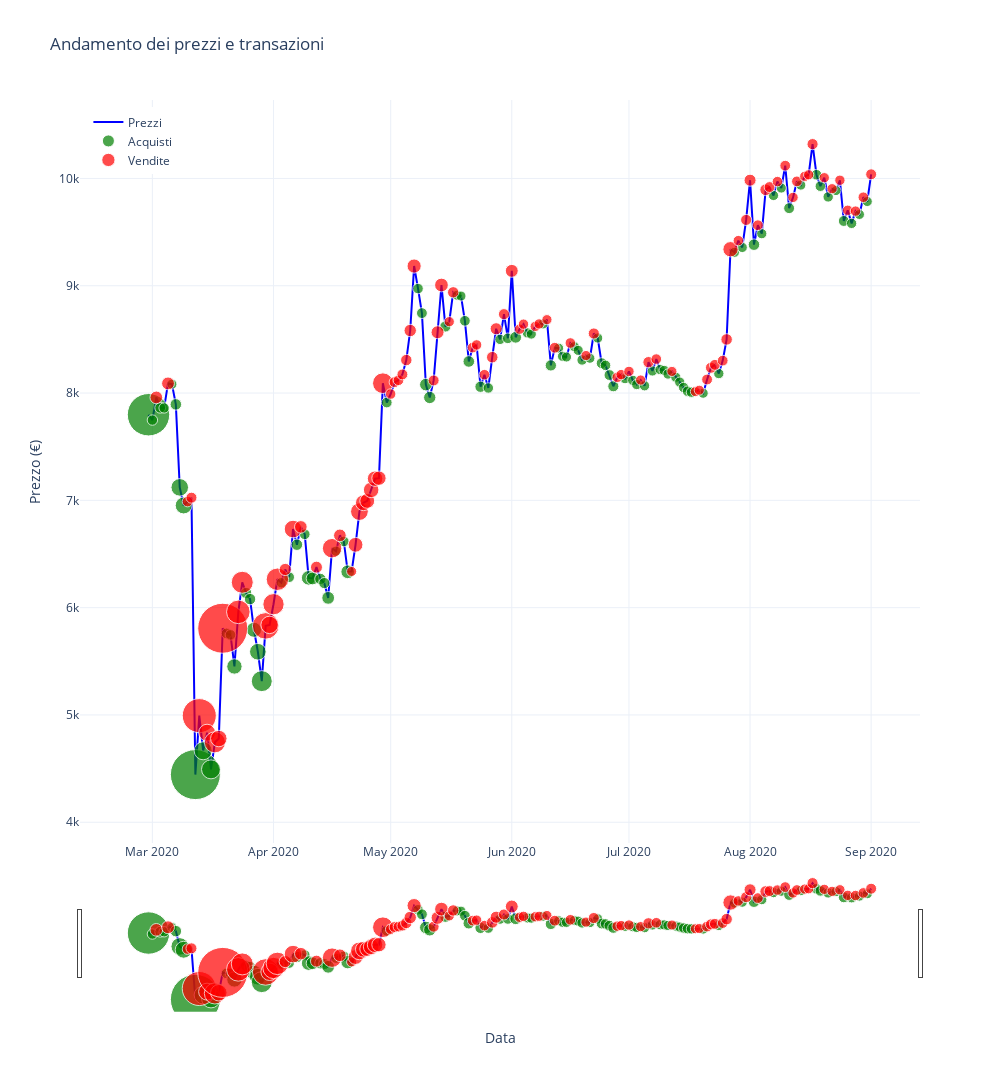

The notebook cell this image was saved under:
### Code cell
# Filtraggio delle transazioni per Acquisti e Vendite
acquisti = df_transazioni[df_transazioni['azione'] == 'Acquisto']
vendite = df_transazioni[df_transazioni['azione'] == 'Vendita']

# Calcolo delle dimensioni dei punti in base alla liquidità transatta in ogni operazione
max_acquisto = acquisti['liquidita_transazione'].abs().max()
max_vendita = vendite['liquidita_transazione'].abs().max()

def calcola_dimensione(quantita, max_quantita, min_size=10, max_size=50):
    return min_size + (max_size - min_size) * (quantita / max_quantita) if pd.notna(quantita) and max_quantita != 0 else None

# Dimensioni dei punti per acquisti e vendite
dimensioni_acquisti = acquisti['liquidita_transazione'].abs().apply(lambda x: calcola_dimensione(x, max_acquisto))
dimensioni_vendite = vendite['liquidita_transazione'].abs().apply(lambda x: calcola_dimensione(x, max_vendita))

# Funzione per formattare i valori
def safe_format(value, precision=2):
    return f"{value:.{precision}f}" if pd.notna(value) else "None"

# Creazione del grafico dei prezzi con le transazioni
fig = go.Figure()

# Linea dell'andamento dei prezzi
fig.add_trace(go.Scatter(
    x=df_transazioni['timestamp'], 
    y=df_transazioni['prezzo'],
    mode='lines',
    name='Prezzi',
    line=dict(color='blue', width=2),
    text=[
        f"Timestamp: {data}<br>Prezzo: {safe_format(p)} €<br>Fattore di variazione: {fv or 'None'}<br>Fattore di variazione cumulativa: {fvc or 'None'}<br>Obiettivo: {safe_format(obj)} €<br>Valore totale portafoglio: {safe_format(val)} €"
        for data, p, fv, fvc, obj, val in zip(
            df_transazioni['timestamp'], 
            df_transazioni['prezzo'], 
            df_transazioni['fattore_di_variazione'], 
            df_transazioni['fattore_di_variazione_cumulativa'], 
            df_transazioni['obiettivo'], 
            df_transazioni['valore_totale_portafoglio']
        )
    ],
    hoverinfo='text'
))

# Scatter plot per gli acquisti
if len(acquisti) > 0:
    fig.add_trace(go.Scatter(
        x=acquisti['timestamp'], 
        y=acquisti['prezzo'],
        mode='markers', 
        name='Acquisti',
        marker=dict(color='green', size=dimensioni_acquisti, opacity=0.7),
        text=[
            f"Timestamp: {data}<br>Prezzo: {safe_format(p)} €<br>Liquidità spesa: {safe_format(euro)} €<br>Bitcoin acquistati: {btc or 'None'}"
            for data, p, euro, btc in zip(
                acquisti['timestamp'], 
                acquisti['prezzo'], 
                acquisti['liquidita_transazione'], 
                acquisti['bitcoin_transazione']
            )
        ],
        hoverinfo='text'
    ))

# Scatter plot per le vendite
if len(vendite) > 0:
    fig.add_trace(go.Scatter(
        x=vendite['timestamp'], 
        y=vendite['prezzo'],
        mode='markers', 
        name='Vendite',
        marker=dict(color='red', size=dimensioni_vendite, opacity=0.7),
        text=[
            f"Timestamp: {data}<br>Prezzo: {safe_format(p)} €<br>Liquidità guadagnata: {safe_format(euro)} €<br>Bitcoin venduti: {btc or 'None'}"
            for data, p, euro, btc in zip(
                vendite['timestamp'], 
                vendite['prezzo'], 
                vendite['liquidita_transazione'], 
                vendite['bitcoin_transazione']
            )
        ],
        hoverinfo='text'
    ))

# Configurazione del layout con range slider sull'asse X
fig.update_layout(
    title='Andamento dei prezzi e transazioni',
    xaxis_title='Data',
    yaxis_title='Prezzo (€)',
    hovermode='closest',
    template='plotly_white',
    legend=dict(yanchor="top", y=0.99, xanchor="left", x=0.01),
    width=1000,
    height=7 / 10 * 1600,
    
    # Aggiunta del range slider
    xaxis=dict(
        rangeslider=dict(visible=True),  # Abilita il range slider
        type="date"  # Imposta l'asse x come asse temporale
    )
)

# Mostra il grafico
fig.show()

### Figure 1 — Plotly figure (JSON) as saved in the notebook; plotly's stock layout.template omitted (floating-point values rounded to 4 significant figures; data arrays with more than 128 entries replaced by an {"elided": "..."} marker saying what was removed)
{"data": [{"hoverinfo": "text", "line": {"color": "blue", "width": 2}, "mode": "lines", "name": "Prezzi", "text": {"elided": "186 str values"}, "type": "scatter", "x": {"elided": "186 str values"}, "y": {"elided": "186 float values"}}, {"hoverinfo": "text", "marker": {"color": "green", "opacity": 0.7, "size": [42.4, 10.42, 10.78, 10.41, 10.06, 11.52, 17.59, 16.9, 50, 18.06, 19.0, 10.76, 10.6, 15.39, 11.28, 11.4, 15.08, 16.69, 20.98, 10.37, 10.8, 11.47, 10.69, 14.6, 12.81, 11.33, 11.17, 12.76, 10.33, 10.66, 13.71, 10.72, 10.52, 10.87, 12.57, 12.32, 11.12, 10.08, 10.06, 10.73, 11.61, 11.31, 10.43, 10.3, 10.67, 11.73, 10.25, 10.16, 10.0, 11.3, 10.01, 10.24, 10.15, 10.11, 10.16, 10.4, 10.08, 10.13, 10.82, 10.53, 10.84, 11.11, 10.15, 10.32, 10.31, 10.21, 10.31, 10.36, 10.22, 10.33, 10.21, 10.29, 10.41, 10.45, 10.43, 10.12, 10.32, 10.08, 10.18, 11.54, 10.21, 10.19, 10.14, 10.94, 10.08, 10.63, 10.58, 10.43, 10.04, 10.92, 10.31, 10.08, 10.1]}, "mode": "markers", "name": "Acquisti", "text": ["Timestamp: 2020-02-29 00:00:00<br>Prezzo: 7798.03 €<br>Liquidità spesa: -50.00 €<br>Bitcoin acquistati: 0.006411879208461026", "Timestamp: 2020-03-01 00:00:00<br>Prezzo: 7748.16 €<br>Liquidità spesa: -0.64 €<br>Bitcoin acquistati: 8.278954330976709e-05", "Timestamp: 2020-03-03 00:00:00<br>Prezzo: 7862.49 €<br>Liquidità spesa: -1.20 €<br>Bitcoin acquistati: 0.00015259450929793158", "Timestamp: 2020-03-04 00:00:00<br>Prezzo: 7861.06 €<br>Liquidità spesa: -0.63 €<br>Bitcoin acquistati: 8.00336499053136e-05", "Timestamp: 2020-03-06 00:00:00<br>Prezzo: 8082.74 €<br>Liquidità spesa: -0.09 €<br>Bitcoin acquistati: 1.052024721895687e-05", "Timestamp: 2020-03-07 00:00:00<br>Prezzo: 7894.34 €<br>Liquidità spesa: -2.35 €<br>Bitcoin acquistati: 0.00029732644393190815", "Timestamp: 2020-03-08 00:00:00<br>Prezzo: 7121.03 €<br>Liquidità spesa: -11.71 €<br>Bitcoin acquistati: 0.0016443906119059041", "Timestamp: 2020-03-09 00:00:00<br>Prezzo: 6952.21 €<br>Liquidità spesa: -10.65 €<br>Bitcoin acquistati: 0.0015318993834909", "Timestamp: 2020-03-12 00:00:00<br>Prezzo: 4444.24 €<br>Liquidità spesa: -61.74 €<br>Bitcoin acquistati: 0.013891273094342849", "Timestamp: 2020-03-14 00:00:00<br>Prezzo: 4666.31 €<br>Liquidità spesa: -12.43 €<br>Bitcoin acquistati: 0.0026643120787795444", "Timestamp: 2020-03-16 00:00:00<br>Prezzo: 4493.09 €<br>Liquidità spesa: -13.88 €<br>Bitcoin acquistati: 0.003090270118799336", "Timestamp: 2020-03-20 00:00:00<br>Prezzo: 5759.61 €<br>Liquidità spesa: -1.18 €<br>Bitcoin acquistati: 0.0002046350033116821", "Timestamp: 2020-03-21 00:00:00<br>Prezzo: 5746.33 €<br>Liquidità spesa: -0.92 €<br>Bitcoin acquistati: 0.00016085446735629092", "Timestamp: 2020-03-22 00:00:00<br>Prezzo: 5452.09 €<br>Liquidità spesa: -8.33 €<br>Bitcoin acquistati: 0.001527130039427542", "Timestamp: 2020-03-25 00:00:00<br>Prezzo: 6135.97 €<br>Liquidità spesa: -1.98 €<br>Bitcoin acquistati: 0.00032272552742662646", "Timestamp: 2020-03-26 00:00:00<br>Prezzo: 6079.74 €<br>Liquidità spesa: -2.16 €<br>Bitcoin acquistati: 0.0003557830476968281", "Timestamp: 2020-03-27 00:00:00<br>Prezzo: 5793.70 €<br>Liquidità spesa: -7.84 €<br>Bitcoin acquistati: 0.0013526126885569667", "Timestamp: 2020-03-28 00:00:00<br>Prezzo: 5589.10 €<br>Liquidità spesa: -10.33 €<br>Bitcoin acquistati: 0.001847529853377149", "Timestamp: 2020-03-29 00:00:00<br>Prezzo: 5315.30 €<br>Liquidità spesa: -16.95 €<br>Bitcoin acquistati: 0.0031881604334233053", "Timestamp: 2020-04-03 00:00:00<br>Prezzo: 6232.12 €<br>Liquidità spesa: -0.58 €<br>Bitcoin acquistati: 9.265886119824079e-05", "Timestamp: 2020-04-05 00:00:00<br>Prezzo: 6284.36 €<br>Liquidità spesa: -1.24 €<br>Bitcoin acquistati: 0.00019698249165412622", "Timestamp: 2020-04-07 00:00:00<br>Prezzo: 6586.58 €<br>Liquidità spesa: -2.26 €<br>Bitcoin acquistati: 0.0003434498640780938", "Timestamp: 2020-04-09 00:00:00<br>Prezzo: 6683.56 €<br>Liquidità spesa: -1.06 €<br>Bitcoin acquistati: 0.0001582544656679394", "Timestamp: 2020-04-10 00:00:00<br>Prezzo: 6277.59 €<br>Liquidità spesa: -7.09 €<br>Bitcoin acquistati: 0.0011301477254590812", "Timestamp: 2020-04-11 00:00:00<br>Prezzo: 6272.31 €<br>Liquidità spesa: -4.33 €<br>Bitcoin acquistati: 0.0006904825014066618", "Timestamp: 2020-04-13 00:00:00<br>Prezzo: 6267.41 €<br>Liquidità spesa: -2.06 €<br>Bitcoin acquistati: 0.0003286164251058614", "Timestamp: 2020-04-14 00:00:00<br>Prezzo: 6229.05 €<br>Liquidità spesa: -1.80 €<br>Bitcoin acquistati: 0.0002895473099555149", "Timestamp: 2020-04-15 00:00:00<br>Prezzo: 6091.08 €<br>Liquidità spesa: -4.27 €<br>Bitcoin acquistati: 0.0007004939193170716", "Timestamp: 2020-04-17 00:00:00<br>Prezzo: 6526.13 €<br>Liquidità spesa: -0.51 €<br>Bitcoin acquistati: 7.880900605311361e-05", "Timestamp: 2020-04-19 00:00:00<br>Prezzo: 6616.67 €<br>Liquidità spesa: -1.01 €<br>Bitcoin acquistati: 0.0001530317095993042", "Timestamp: 2020-04-20 00:00:00<br>Prezzo: 6334.22 €<br>Liquidità spesa: -5.73 €<br>Bitcoin acquistati: 0.0009041264928034514", "Timestamp: 2020-04-30 00:00:00<br>Prezzo: 7911.76 €<br>Liquidità spesa: -1.11 €<br>Bitcoin acquistati: 0.0001397174857195485", "Timestamp: 2020-05-08 00:00:00<br>Prezzo: 8973.58 €<br>Liquidità spesa: -0.80 €<br>Bitcoin acquistati: 8.937763413985628e-05", "Timestamp: 2020-05-09 00:00:00<br>Prezzo: 8745.18 €<br>Liquidità spesa: -1.34 €<br>Bitcoin acquistati: 0.0001533103944284245", "Timestamp: 2020-05-10 00:00:00<br>Prezzo: 8078.63 €<br>Liquidità spesa: -3.97 €<br>Bitcoin acquistati: 0.0004911183287503794", "Timestamp: 2020-05-11 00:00:00<br>Prezzo: 7958.57 €<br>Liquidità spesa: -3.57 €<br>Bitcoin acquistati: 0.00044908807278814074", "Timestamp: 2020-05-15 00:00:00<br>Prezzo: 8619.98 €<br>Liquidità spesa: -1.73 €<br>Bitcoin acquistati: 0.0002003795020856015", "Timestamp: 2020-05-18 00:00:00<br>Prezzo: 8911.89 €<br>Liquidità spesa: -0.12 €<br>Bitcoin acquistati: 1.3311167388695405e-05", "Timestamp: 2020-05-19 00:00:00<br>Prezzo: 8904.07 €<br>Liquidità spesa: -0.09 €<br>Bitcoin acquistati: 1.0592393374925239e-05", "Timestamp: 2020-05-20 00:00:00<br>Prezzo: 8673.23 €<br>Liquidità spesa: -1.12 €<br>Bitcoin acquistati: 0.00012939272984586773", "Timestamp: 2020-05-21 00:00:00<br>Prezzo: 8294.29 €<br>Liquidità spesa: -2.48 €<br>Bitcoin acquistati: 0.00029938692334531054", "Timestamp: 2020-05-24 00:00:00<br>Prezzo: 8058.64 €<br>Liquidità spesa: -2.01 €<br>Bitcoin acquistati: 0.0002499596517611401", "Timestamp: 2020-05-26 00:00:00<br>Prezzo: 8047.23 €<br>Liquidità spesa: -0.67 €<br>Bitcoin acquistati: 8.342293639721963e-05", "Timestamp: 2020-05-29 00:00:00<br>Prezzo: 8499.88 €<br>Liquidità spesa: -0.47 €<br>Bitcoin acquistati: 5.52545590730533e-05", "Timestamp: 2020-05-31 00:00:00<br>Prezzo: 8510.14 €<br>Liquidità spesa: -1.04 €<br>Bitcoin acquistati: 0.00012208758943928284", "Timestamp: 2020-06-02 00:00:00<br>Prezzo: 8519.60 €<br>Liquidità spesa: -2.67 €<br>Bitcoin acquistati: 0.0003135613566951464", "Timestamp: 2020-06-05 00:00:00<br>Prezzo: 8560.42 €<br>Liquidità spesa: -0.38 €<br>Bitcoin acquistati: 4.4263341352522555e-05", "Timestamp: 2020-06-06 00:00:00<br>Prezzo: 8549.51 €<br>Liquidità spesa: -0.24 €<br>Bitcoin acquistati: 2.8513142480950167e-05", "Timestamp: 2020-06-09 00:00:00<br>Prezzo: 8643.34 €<br>Liquidità spesa: -0.00 €<br>Bitcoin acquistati: 3.954632277716433e-07", "Timestamp: 2020-06-11 00:00:00<br>Prezzo: 8257.71 €<br>Liquidità spesa: -2.00 €<br>Bitcoin acquistati: 0.00024218103219487847", "Timestamp: 2020-06-13 00:00:00<br>Prezzo: 8418.42 €<br>Liquidità spesa: -0.02 €<br>Bitcoin acquistati: 2.102279901484379e-06", "Timestamp: 2020-06-14 00:00:00<br>Prezzo: 8342.95 €<br>Liquidità spesa: -0.38 €<br>Bitcoin acquistati: 4.531120090000305e-05", "Timestamp: 2020-06-15 00:00:00<br>Prezzo: 8335.82 €<br>Liquidità spesa: -0.23 €<br>Bitcoin acquistati: 2.7793915356546067e-05", "Timestamp: 2020-06-17 00:00:00<br>Prezzo: 8432.17 €<br>Liquidità spesa: -0.17 €<br>Bitcoin acquistati: 1.9643821179941342e-05", "Timestamp: 2020-06-18 00:00:00<br>Prezzo: 8397.58 €<br>Liquidità spesa: -0.25 €<br>Bitcoin acquistati: 3.0191157353877103e-05", "Timestamp: 2020-06-19 00:00:00<br>Prezzo: 8308.08 €<br>Liquidità spesa: -0.62 €<br>Bitcoin acquistati: 7.443476748486216e-05", "Timestamp: 2020-06-21 00:00:00<br>Prezzo: 8324.28 €<br>Liquidità spesa: -0.13 €<br>Bitcoin acquistati: 1.5245023519821979e-05", "Timestamp: 2020-06-23 00:00:00<br>Prezzo: 8512.66 €<br>Liquidità spesa: -0.20 €<br>Bitcoin acquistati: 2.4012660297399863e-05", "Timestamp: 2020-06-24 00:00:00<br>Prezzo: 8278.50 €<br>Liquidità spesa: -1.26 €<br>Bitcoin acquistati: 0.00015240610134581483", "Timestamp: 2020-06-25 00:00:00<br>Prezzo: 8257.80 €<br>Liquidità spesa: -0.82 €<br>Bitcoin acquistati: 9.977324489285133e-05", "Timestamp: 2020-06-26 00:00:00<br>Prezzo: 8167.83 €<br>Liquidità spesa: -1.29 €<br>Bitcoin acquistati: 0.0001582833119512951", "Timestamp: 2020-06-27 00:00:00<br>Prezzo: 8063.25 €<br>Liquidità spesa: -1.71 €<br>Bitcoin acquistati: 0.0002125738781927887", "Timestamp: 2020-06-30 00:00:00<br>Prezzo: 8133.87 €<br>Liquidità spesa: -0.22 €<br>Bitcoin acquistati: 2.765191002845468e-05", "Timestamp: 2020-07-02 00:00:00<br>Prezzo: 8118.01 €<br>Liquidità spesa: -0.49 €<br>Bitcoin acquistati: 6.056291643737873e-05", "Timestamp: 2020-07-03 00:00:00<br>Prezzo: 8079.52 €<br>Liquidità spesa: -0.48 €<br>Bitcoin acquistati: 5.954812681695414e-05", "Timestamp: 2020-07-05 00:00:00<br>Prezzo: 8067.41 €<br>Liquidità spesa: -0.33 €<br>Bitcoin acquistati: 4.0446737460438255e-05", "Timestamp: 2020-07-07 00:00:00<br>Prezzo: 8205.98 €<br>Liquidità spesa: -0.48 €<br>Bitcoin acquistati: 5.789297263086712e-05", "Timestamp: 2020-07-09 00:00:00<br>Prezzo: 8218.99 €<br>Liquidità spesa: -0.56 €<br>Bitcoin acquistati: 6.848745256109602e-05", "Timestamp: 2020-07-10 00:00:00<br>Prezzo: 8210.90 €<br>Liquidità spesa: -0.33 €<br>Bitcoin acquistati: 4.072195537849389e-05", "Timestamp: 2020-07-11 00:00:00<br>Prezzo: 8177.30 €<br>Liquidità spesa: -0.52 €<br>Bitcoin acquistati: 6.318578629788735e-05", "Timestamp: 2020-07-13 00:00:00<br>Prezzo: 8146.83 €<br>Liquidità spesa: -0.33 €<br>Bitcoin acquistati: 4.070457474108886e-05", "Timestamp: 2020-07-14 00:00:00<br>Prezzo: 8101.29 €<br>Liquidità spesa: -0.45 €<br>Bitcoin acquistati: 5.538678819377881e-05", "Timestamp: 2020-07-15 00:00:00<br>Prezzo: 8051.53 €<br>Liquidità spesa: -0.63 €<br>Bitcoin acquistati: 7.78189714031925e-05", "Timestamp: 2020-07-16 00:00:00<br>Prezzo: 8017.41 €<br>Liquidità spesa: -0.70 €<br>Bitcoin acquistati: 8.741731148983992e-05", "Timestamp: 2020-07-17 00:00:00<br>Prezzo: 8007.91 €<br>Liquidità spesa: -0.67 €<br>Bitcoin acquistati: 8.347689578099182e-05", "Timestamp: 2020-07-20 00:00:00<br>Prezzo: 7998.32 €<br>Liquidità spesa: -0.19 €<br>Bitcoin acquistati: 2.359696731224192e-05", "Timestamp: 2020-07-24 00:00:00<br>Prezzo: 8181.61 €<br>Liquidità spesa: -0.49 €<br>Bitcoin acquistati: 6.035875181727018e-05", "Timestamp: 2020-07-28 00:00:00<br>Prezzo: 9311.41 €<br>Liquidità spesa: -0.13 €<br>Bitcoin acquistati: 1.3906537672300412e-05", "Timestamp: 2020-07-30 00:00:00<br>Prezzo: 9356.71 €<br>Liquidità spesa: -0.28 €<br>Bitcoin acquistati: 3.0124880854094785e-05", "Timestamp: 2020-08-02 00:00:00<br>Prezzo: 9382.73 €<br>Liquidità spesa: -2.37 €<br>Bitcoin acquistati: 0.00025298699981182867", "Timestamp: 2020-08-04 00:00:00<br>Prezzo: 9484.98 €<br>Liquidità spesa: -0.33 €<br>Bitcoin acquistati: 3.484295295742498e-05", "Timestamp: 2020-08-07 00:00:00<br>Prezzo: 9841.05 €<br>Liquidità spesa: -0.29 €<br>Bitcoin acquistati: 2.9836150296238763e-05", "Timestamp: 2020-08-09 00:00:00<br>Prezzo: 9910.37 €<br>Liquidità spesa: -0.22 €<br>Bitcoin acquistati: 2.2379133638442316e-05", "Timestamp: 2020-08-11 00:00:00<br>Prezzo: 9722.77 €<br>Liquidità spesa: -1.44 €<br>Bitcoin acquistati: 0.00014849640685714077", "Timestamp: 2020-08-14 00:00:00<br>Prezzo: 9937.87 €<br>Liquidità spesa: -0.13 €<br>Bitcoin acquistati: 1.2786961315076083e-05", "Timestamp: 2020-08-18 00:00:00<br>Prezzo: 10034.48 €<br>Liquidità spesa: -0.97 €<br>Bitcoin acquistati: 9.624249889276456e-05", "Timestamp: 2020-08-19 00:00:00<br>Prezzo: 9927.80 €<br>Liquidità spesa: -0.89 €<br>Bitcoin acquistati: 8.941402489002984e-05", "Timestamp: 2020-08-21 00:00:00<br>Prezzo: 9827.89 €<br>Liquidità spesa: -0.66 €<br>Bitcoin acquistati: 6.702008166242154e-05", "Timestamp: 2020-08-23 00:00:00<br>Prezzo: 9887.04 €<br>Liquidità spesa: -0.06 €<br>Bitcoin acquistati: 6.4176829103445e-06", "Timestamp: 2020-08-25 00:00:00<br>Prezzo: 9603.43 €<br>Liquidità spesa: -1.42 €<br>Bitcoin acquistati: 0.00014792860451942047", "Timestamp: 2020-08-27 00:00:00<br>Prezzo: 9581.08 €<br>Liquidità spesa: -0.48 €<br>Bitcoin acquistati: 4.978942227957564e-05", "Timestamp: 2020-08-29 00:00:00<br>Prezzo: 9664.35 €<br>Liquidità spesa: -0.12 €<br>Bitcoin acquistati: 1.2544754269503712e-05", "Timestamp: 2020-08-31 00:00:00<br>Prezzo: 9785.02 €<br>Liquidità spesa: -0.15 €<br>Bitcoin acquistati: 1.5477629469110602e-05"], "type": "scatter", "x": ["2020-02-29T00:00:00", "2020-03-01T00:00:00", "2020-03-03T00:00:00", "2020-03-04T00:00:00", "2020-03-06T00:00:00", "2020-03-07T00:00:00", "2020-03-08T00:00:00", "2020-03-09T00:00:00", "2020-03-12T00:00:00", "2020-03-14T00:00:00", "2020-03-16T00:00:00", "2020-03-20T00:00:00", "2020-03-21T00:00:00", "2020-03-22T00:00:00", "2020-03-25T00:00:00", "2020-03-26T00:00:00", "2020-03-27T00:00:00", "2020-03-28T00:00:00", "2020-03-29T00:00:00", "2020-04-03T00:00:00", "2020-04-05T00:00:00", "2020-04-07T00:00:00", "2020-04-09T00:00:00", "2020-04-10T00:00:00", "2020-04-11T00:00:00", "2020-04-13T00:00:00", "2020-04-14T00:00:00", "2020-04-15T00:00:00", "2020-04-17T00:00:00", "2020-04-19T00:00:00", "2020-04-20T00:00:00", "2020-04-30T00:00:00", "2020-05-08T00:00:00", "2020-05-09T00:00:00", "2020-05-10T00:00:00", "2020-05-11T00:00:00", "2020-05-15T00:00:00", "2020-05-18T00:00:00", "2020-05-19T00:00:00", "2020-05-20T00:00:00", "2020-05-21T00:00:00", "2020-05-24T00:00:00", "2020-05-26T00:00:00", "2020-05-29T00:00:00", "2020-05-31T00:00:00", "2020-06-02T00:00:00", "2020-06-05T00:00:00", "2020-06-06T00:00:00", "2020-06-09T00:00:00", "2020-06-11T00:00:00", "2020-06-13T00:00:00", "2020-06-14T00:00:00", "2020-06-15T00:00:00", "2020-06-17T00:00:00", "2020-06-18T00:00:00", "2020-06-19T00:00:00", "2020-06-21T00:00:00", "2020-06-23T00:00:00", "2020-06-24T00:00:00", "2020-06-25T00:00:00", "2020-06-26T00:00:00", "2020-06-27T00:00:00", "2020-06-30T00:00:00", "2020-07-02T00:00:00", "2020-07-03T00:00:00", "2020-07-05T00:00:00", "2020-07-07T00:00:00", "2020-07-09T00:00:00", "2020-07-10T00:00:00", "2020-07-11T00:00:00", "2020-07-13T00:00:00", "2020-07-14T00:00:00", "2020-07-15T00:00:00", "2020-07-16T00:00:00", "2020-07-17T00:00:00", "2020-07-20T00:00:00", "2020-07-24T00:00:00", "2020-07-28T00:00:00", "2020-07-30T00:00:00", "2020-08-02T00:00:00", "2020-08-04T00:00:00", "2020-08-07T00:00:00", "2020-08-09T00:00:00", "2020-08-11T00:00:00", "2020-08-14T00:00:00", "2020-08-18T00:00:00", "2020-08-19T00:00:00", "2020-08-21T00:00:00", "2020-08-23T00:00:00", "2020-08-25T00:00:00", "2020-08-27T00:00:00", "2020-08-29T00:00:00", "2020-08-31T00:00:00"], "y": [7798.0, 7748.0, 7862.0, 7861.0, 8083.0, 7894.0, 7121.0, 6952.0, 4444.0, 4666.0, 4493.0, 5760.0, 5746.0, 5452.0, 6136.0, 6080.0, 5794.0, 5589.0, 5315.0, 6232.0, 6284.0, 6587.0, 6684.0, 6278.0, 6272.0, 6267.0, 6229.0, 6091.0, 6526.0, 6617.0, 6334.0, 7912.0, 8974.0, 8745.0, 8079.0, 7959.0, 8620.0, 8912.0, 8904.0, 8673.0, 8294.0, 8059.0, 8047.0, 8500.0, 8510.0, 8520.0, 8560.0, 8550.0, 8643.0, 8258.0, 8418.0, 8343.0, 8336.0, 8432.0, 8398.0, 8308.0, 8324.0, 8513.0, 8278.0, 8258.0, 8168.0, 8063.0, 8134.0, 8118.0, 8080.0, 8067.0, 8206.0, 8219.0, 8211.0, 8177.0, 8147.0, 8101.0, 8052.0, 8017.0, 8008.0, 7998.0, 8182.0, 9311.0, 9357.0, 9383.0, 9485.0, 9841.0, 9910.0, 9723.0, 9938.0, 10030.0, 9928.0, 9828.0, 9887.0, 9603.0, 9581.0, 9664.0, 9785.0]}, {"hoverinfo": "text", "marker": {"color": "red", "opacity": 0.7, "size": [12.71, 12.88, 10.7, 11.02, 34.05, 16.96, 21.11, 16.52, 50, 23.6, 21.98, 26.56, 17.44, 21.27, 22.43, 12.19, 17.63, 12.63, 12.0, 19.48, 12.7, 10.07, 14.85, 17.73, 15.76, 14.87, 15.56, 15.49, 14.35, 20.67, 10.5, 10.93, 10.67, 10.92, 11.47, 12.43, 14.19, 10.97, 13.02, 13.73, 10.21, 11.37, 10.68, 10.46, 10.62, 11.57, 12.07, 11.12, 12.91, 10.36, 10.4, 10.34, 10.27, 10.19, 10.82, 10.65, 10.21, 11.16, 10.51, 10.4, 10.4, 10.25, 11.33, 10.65, 10.15, 10.04, 10.11, 10.86, 11.13, 10.91, 10.74, 11.52, 15.34, 10.49, 11.13, 12.07, 10.78, 11.7, 10.89, 10.49, 10.77, 10.39, 10.75, 10.3, 10.2, 11.17, 10.29, 10.29, 10.36, 10.39, 10.45, 10.62, 10.96]}, "mode": "markers", "name": "Vendite", "text": ["Timestamp: 2020-03-02 00:00:00<br>Prezzo: 7959.36 €<br>Liquidità guadagnata: 2.71 €<br>Bitcoin venduti: -0.0003400868577155545", "Timestamp: 2020-03-05 00:00:00<br>Prezzo: 8089.79 €<br>Liquidità guadagnata: 2.88 €<br>Bitcoin venduti: -0.0003560784242428037", "Timestamp: 2020-03-10 00:00:00<br>Prezzo: 6989.21 €<br>Liquidità guadagnata: 0.70 €<br>Bitcoin venduti: -0.00010049181588005796", "Timestamp: 2020-03-11 00:00:00<br>Prezzo: 7024.83 €<br>Liquidità guadagnata: 1.02 €<br>Bitcoin venduti: -0.00014456905694343474", "Timestamp: 2020-03-13 00:00:00<br>Prezzo: 4993.68 €<br>Liquidità guadagnata: 24.05 €<br>Bitcoin venduti: -0.004816390005185381", "Timestamp: 2020-03-15 00:00:00<br>Prezzo: 4834.84 €<br>Liquidità guadagnata: 6.96 €<br>Bitcoin venduti: -0.001439110191826484", "Timestamp: 2020-03-17 00:00:00<br>Prezzo: 4744.93 €<br>Liquidità guadagnata: 11.11 €<br>Bitcoin venduti: -0.00234165139295378", "Timestamp: 2020-03-18 00:00:00<br>Prezzo: 4780.42 €<br>Liquidità guadagnata: 6.52 €<br>Bitcoin venduti: -0.001363055288293472", "Timestamp: 2020-03-19 00:00:00<br>Prezzo: 5808.23 €<br>Liquidità guadagnata: 40.00 €<br>Bitcoin venduti: -0.006886977551991731", "Timestamp: 2020-03-23 00:00:00<br>Prezzo: 5960.81 €<br>Liquidità guadagnata: 13.60 €<br>Bitcoin venduti: -0.0022813516804846105", "Timestamp: 2020-03-24 00:00:00<br>Prezzo: 6236.60 €<br>Liquidità guadagnata: 11.98 €<br>Bitcoin venduti: -0.0019207869818573017", "Timestamp: 2020-03-30 00:00:00<br>Prezzo: 5830.16 €<br>Liquidità guadagnata: 16.56 €<br>Bitcoin venduti: -0.002840589694660024", "Timestamp: 2020-03-31 00:00:00<br>Prezzo: 5839.28 €<br>Liquidità guadagnata: 7.44 €<br>Bitcoin venduti: -0.0012748586087553834", "Timestamp: 2020-04-01 00:00:00<br>Prezzo: 6032.15 €<br>Liquidità guadagnata: 11.27 €<br>Bitcoin venduti: -0.0018686414229580192", "Timestamp: 2020-04-02 00:00:00<br>Prezzo: 6264.63 €<br>Liquidità guadagnata: 12.43 €<br>Bitcoin venduti: -0.001984369210204779", "Timestamp: 2020-04-04 00:00:00<br>Prezzo: 6355.88 €<br>Liquidità guadagnata: 2.19 €<br>Bitcoin venduti: -0.0003451708838406997", "Timestamp: 2020-04-06 00:00:00<br>Prezzo: 6732.45 €<br>Liquidità guadagnata: 7.63 €<br>Bitcoin venduti: -0.0011326878392575329", "Timestamp: 2020-04-08 00:00:00<br>Prezzo: 6752.57 €<br>Liquidità guadagnata: 2.63 €<br>Bitcoin venduti: -0.00038909171389504724", "Timestamp: 2020-04-12 00:00:00<br>Prezzo: 6377.30 €<br>Liquidità guadagnata: 2.00 €<br>Bitcoin venduti: -0.00031358359871046476", "Timestamp: 2020-04-16 00:00:00<br>Prezzo: 6554.14 €<br>Liquidità guadagnata: 9.48 €<br>Bitcoin venduti: -0.0014459508050431388", "Timestamp: 2020-04-18 00:00:00<br>Prezzo: 6673.71 €<br>Liquidità guadagnata: 2.70 €<br>Bitcoin venduti: -0.00040418801258838095", "Timestamp: 2020-04-21 00:00:00<br>Prezzo: 6337.51 €<br>Liquidità guadagnata: 0.07 €<br>Bitcoin venduti: -1.0271169264599946e-05", "Timestamp: 2020-04-22 00:00:00<br>Prezzo: 6585.74 €<br>Liquidità guadagnata: 4.85 €<br>Bitcoin venduti: -0.000735740050558484", "Timestamp: 2020-04-23 00:00:00<br>Prezzo: 6895.33 €<br>Liquidità guadagnata: 7.73 €<br>Bitcoin venduti: -0.0011216934664581755", "Timestamp: 2020-04-24 00:00:00<br>Prezzo: 6977.33 €<br>Liquidità guadagnata: 5.76 €<br>Bitcoin venduti: -0.0008253763012464652", "Timestamp: 2020-04-25 00:00:00<br>Prezzo: 6994.92 €<br>Liquidità guadagnata: 4.87 €<br>Bitcoin venduti: -0.0006965117913074495", "Timestamp: 2020-04-26 00:00:00<br>Prezzo: 7097.45 €<br>Liquidità guadagnata: 5.56 €<br>Bitcoin venduti: -0.0007832705031497617", "Timestamp: 2020-04-27 00:00:00<br>Prezzo: 7201.93 €<br>Liquidità guadagnata: 5.49 €<br>Bitcoin venduti: -0.0007622535761315964", "Timestamp: 2020-04-28 00:00:00<br>Prezzo: 7206.94 €<br>Liquidità guadagnata: 4.35 €<br>Bitcoin venduti: -0.0006034705847434756", "Timestamp: 2020-04-29 00:00:00<br>Prezzo: 8091.74 €<br>Liquidità guadagnata: 10.67 €<br>Bitcoin venduti: -0.0013186928073141832", "Timestamp: 2020-05-01 00:00:00<br>Prezzo: 7990.96 €<br>Liquidità guadagnata: 0.50 €<br>Bitcoin venduti: -6.264179925348513e-05", "Timestamp: 2020-05-02 00:00:00<br>Prezzo: 8101.85 €<br>Liquidità guadagnata: 0.93 €<br>Bitcoin venduti: -0.00011466482649084688", "Timestamp: 2020-05-03 00:00:00<br>Prezzo: 8119.24 €<br>Liquidità guadagnata: 0.67 €<br>Bitcoin venduti: -8.288947701041893e-05", "Timestamp: 2020-05-04 00:00:00<br>Prezzo: 8173.67 €<br>Liquidità guadagnata: 0.92 €<br>Bitcoin venduti: -0.0001122278983890832", "Timestamp: 2020-05-05 00:00:00<br>Prezzo: 8307.33 €<br>Liquidità guadagnata: 1.47 €<br>Bitcoin venduti: -0.00017646212828699605", "Timestamp: 2020-05-06 00:00:00<br>Prezzo: 8582.73 €<br>Liquidità guadagnata: 2.43 €<br>Bitcoin venduti: -0.0002830967013977209", "Timestamp: 2020-05-07 00:00:00<br>Prezzo: 9183.60 €<br>Liquidità guadagnata: 4.19 €<br>Bitcoin venduti: -0.00045676305007674413", "Timestamp: 2020-05-12 00:00:00<br>Prezzo: 8117.51 €<br>Liquidità guadagnata: 0.97 €<br>Bitcoin venduti: -0.0001190501585973208", "Timestamp: 2020-05-13 00:00:00<br>Prezzo: 8566.41 €<br>Liquidità guadagnata: 3.02 €<br>Bitcoin venduti: -0.00035308205043013436", "Timestamp: 2020-05-14 00:00:00<br>Prezzo: 9006.84 €<br>Liquidità guadagnata: 3.73 €<br>Bitcoin venduti: -0.00041463745674635133", "Timestamp: 2020-05-16 00:00:00<br>Prezzo: 8665.09 €<br>Liquidità guadagnata: 0.21 €<br>Bitcoin venduti: -2.4756353528728188e-05", "Timestamp: 2020-05-17 00:00:00<br>Prezzo: 8938.74 €<br>Liquidità guadagnata: 1.37 €<br>Bitcoin venduti: -0.00015377121711103778", "Timestamp: 2020-05-22 00:00:00<br>Prezzo: 8424.00 €<br>Liquidità guadagnata: 0.68 €<br>Bitcoin venduti: -8.121994641302165e-05", "Timestamp: 2020-05-23 00:00:00<br>Prezzo: 8448.50 €<br>Liquidità guadagnata: 0.46 €<br>Bitcoin venduti: -5.436968195922324e-05", "Timestamp: 2020-05-25 00:00:00<br>Prezzo: 8170.75 €<br>Liquidità guadagnata: 0.62 €<br>Bitcoin venduti: -7.555652134430794e-05", "Timestamp: 2020-05-27 00:00:00<br>Prezzo: 8334.07 €<br>Liquidità guadagnata: 1.57 €<br>Bitcoin venduti: -0.00018808363228968987", "Timestamp: 2020-05-28 00:00:00<br>Prezzo: 8599.19 €<br>Liquidità guadagnata: 2.07 €<br>Bitcoin venduti: -0.00024117124280847763", "Timestamp: 2020-05-30 00:00:00<br>Prezzo: 8735.17 €<br>Liquidità guadagnata: 1.12 €<br>Bitcoin venduti: -0.00012788209388752021", "Timestamp: 2020-06-01 00:00:00<br>Prezzo: 9138.79 €<br>Liquidità guadagnata: 2.91 €<br>Bitcoin venduti: -0.0003188891648904236", "Timestamp: 2020-06-03 00:00:00<br>Prezzo: 8595.48 €<br>Liquidità guadagnata: 0.36 €<br>Bitcoin venduti: -4.210397006990076e-05", "Timestamp: 2020-06-04 00:00:00<br>Prezzo: 8642.15 €<br>Liquidità guadagnata: 0.40 €<br>Bitcoin venduti: -4.5894364822590775e-05", "Timestamp: 2020-06-07 00:00:00<br>Prezzo: 8621.27 €<br>Liquidità guadagnata: 0.34 €<br>Bitcoin venduti: -3.945443111965356e-05", "Timestamp: 2020-06-08 00:00:00<br>Prezzo: 8644.08 €<br>Liquidità guadagnata: 0.27 €<br>Bitcoin venduti: -3.1714931612943014e-05", "Timestamp: 2020-06-10 00:00:00<br>Prezzo: 8683.82 €<br>Liquidità guadagnata: 0.19 €<br>Bitcoin venduti: -2.14744808450504e-05", "Timestamp: 2020-06-12 00:00:00<br>Prezzo: 8422.06 €<br>Liquidità guadagnata: 0.82 €<br>Bitcoin venduti: -9.777290725229397e-05", "Timestamp: 2020-06-16 00:00:00<br>Prezzo: 8466.18 €<br>Liquidità guadagnata: 0.65 €<br>Bitcoin venduti: -7.661657022214073e-05", "Timestamp: 2020-06-20 00:00:00<br>Prezzo: 8349.33 €<br>Liquidità guadagnata: 0.21 €<br>Bitcoin venduti: -2.5183319945805746e-05", "Timestamp: 2020-06-22 00:00:00<br>Prezzo: 8554.97 €<br>Liquidità guadagnata: 1.16 €<br>Bitcoin venduti: -0.00013539940745436533", "Timestamp: 2020-06-28 00:00:00<br>Prezzo: 8146.46 €<br>Liquidità guadagnata: 0.51 €<br>Bitcoin venduti: -6.211918147092655e-05", "Timestamp: 2020-06-29 00:00:00<br>Prezzo: 8171.96 €<br>Liquidità guadagnata: 0.40 €<br>Bitcoin venduti: -4.90533932813058e-05", "Timestamp: 2020-07-01 00:00:00<br>Prezzo: 8201.65 €<br>Liquidità guadagnata: 0.40 €<br>Bitcoin venduti: -4.893829938726097e-05", "Timestamp: 2020-07-04 00:00:00<br>Prezzo: 8121.38 €<br>Liquidità guadagnata: 0.25 €<br>Bitcoin venduti: -3.129641177863627e-05", "Timestamp: 2020-07-06 00:00:00<br>Prezzo: 8287.68 €<br>Liquidità guadagnata: 1.33 €<br>Bitcoin venduti: -0.000160149960326592", "Timestamp: 2020-07-08 00:00:00<br>Prezzo: 8316.37 €<br>Liquidità guadagnata: 0.65 €<br>Bitcoin venduti: -7.782068732734417e-05", "Timestamp: 2020-07-12 00:00:00<br>Prezzo: 8201.41 €<br>Liquidità guadagnata: 0.15 €<br>Bitcoin venduti: -1.7880543743738188e-05", "Timestamp: 2020-07-18 00:00:00<br>Prezzo: 8013.51 €<br>Liquidità guadagnata: 0.04 €<br>Bitcoin venduti: -4.713839857197914e-06", "Timestamp: 2020-07-19 00:00:00<br>Prezzo: 8026.40 €<br>Liquidità guadagnata: 0.11 €<br>Bitcoin venduti: -1.3157049822235833e-05", "Timestamp: 2020-07-21 00:00:00<br>Prezzo: 8126.14 €<br>Liquidità guadagnata: 0.86 €<br>Bitcoin venduti: -0.00010544605204413954", "Timestamp: 2020-07-22 00:00:00<br>Prezzo: 8235.91 €<br>Liquidità guadagnata: 1.13 €<br>Bitcoin venduti: -0.00013677664806341765", "Timestamp: 2020-07-23 00:00:00<br>Prezzo: 8262.81 €<br>Liquidità guadagnata: 0.91 €<br>Bitcoin venduti: -0.00011027377767406854", "Timestamp: 2020-07-25 00:00:00<br>Prezzo: 8302.23 €<br>Liquidità guadagnata: 0.74 €<br>Bitcoin venduti: -8.902151601252226e-05", "Timestamp: 2020-07-26 00:00:00<br>Prezzo: 8499.58 €<br>Liquidità guadagnata: 1.52 €<br>Bitcoin venduti: -0.00017911698780537295", "Timestamp: 2020-07-27 00:00:00<br>Prezzo: 9340.19 €<br>Liquidità guadagnata: 5.34 €<br>Bitcoin venduti: -0.000571728672553002", "Timestamp: 2020-07-29 00:00:00<br>Prezzo: 9420.31 €<br>Liquidità guadagnata: 0.49 €<br>Bitcoin venduti: -5.195744523306825e-05", "Timestamp: 2020-07-31 00:00:00<br>Prezzo: 9613.43 €<br>Liquidità guadagnata: 1.13 €<br>Bitcoin venduti: -0.00011795718774353191", "Timestamp: 2020-08-01 00:00:00<br>Prezzo: 9983.69 €<br>Liquidità guadagnata: 2.07 €<br>Bitcoin venduti: -0.00020687286566834284", "Timestamp: 2020-08-03 00:00:00<br>Prezzo: 9563.89 €<br>Liquidità guadagnata: 0.78 €<br>Bitcoin venduti: -8.130592602649509e-05", "Timestamp: 2020-08-05 00:00:00<br>Prezzo: 9894.44 €<br>Liquidità guadagnata: 1.70 €<br>Bitcoin venduti: -0.0001718422757470722", "Timestamp: 2020-08-06 00:00:00<br>Prezzo: 9919.75 €<br>Liquidità guadagnata: 0.89 €<br>Bitcoin venduti: -9.014438086557603e-05", "Timestamp: 2020-08-08 00:00:00<br>Prezzo: 9970.48 €<br>Liquidità guadagnata: 0.49 €<br>Bitcoin venduti: -4.8696225303497283e-05", "Timestamp: 2020-08-10 00:00:00<br>Prezzo: 10118.96 €<br>Liquidità guadagnata: 0.77 €<br>Bitcoin venduti: -7.596347902277211e-05", "Timestamp: 2020-08-12 00:00:00<br>Prezzo: 9823.36 €<br>Liquidità guadagnata: 0.39 €<br>Bitcoin venduti: -3.941008031729383e-05", "Timestamp: 2020-08-13 00:00:00<br>Prezzo: 9972.73 €<br>Liquidità guadagnata: 0.75 €<br>Bitcoin venduti: -7.515824017615818e-05", "Timestamp: 2020-08-15 00:00:00<br>Prezzo: 10019.67 €<br>Liquidità guadagnata: 0.30 €<br>Bitcoin venduti: -2.9797177546639184e-05", "Timestamp: 2020-08-16 00:00:00<br>Prezzo: 10034.04 €<br>Liquidità guadagnata: 0.20 €<br>Bitcoin venduti: -1.983485482921057e-05", "Timestamp: 2020-08-17 00:00:00<br>Prezzo: 10319.69 €<br>Liquidità guadagnata: 1.17 €<br>Bitcoin venduti: -0.00011348381473126247", "Timestamp: 2020-08-20 00:00:00<br>Prezzo: 10006.64 €<br>Liquidità guadagnata: 0.29 €<br>Bitcoin venduti: -2.911352054198679e-05", "Timestamp: 2020-08-22 00:00:00<br>Prezzo: 9904.05 €<br>Liquidità guadagnata: 0.29 €<br>Bitcoin venduti: -2.8999414230885698e-05", "Timestamp: 2020-08-24 00:00:00<br>Prezzo: 9983.13 €<br>Liquidità guadagnata: 0.36 €<br>Bitcoin venduti: -3.5827894482583754e-05", "Timestamp: 2020-08-26 00:00:00<br>Prezzo: 9703.13 €<br>Liquidità guadagnata: 0.39 €<br>Bitcoin venduti: -4.0528810733795835e-05", "Timestamp: 2020-08-28 00:00:00<br>Prezzo: 9695.47 €<br>Liquidità guadagnata: 0.45 €<br>Bitcoin venduti: -4.67197620921762e-05", "Timestamp: 2020-08-30 00:00:00<br>Prezzo: 9824.92 €<br>Liquidità guadagnata: 0.62 €<br>Bitcoin venduti: -6.346048522199281e-05", "Timestamp: 2020-09-01 00:00:00<br>Prezzo: 10038.56 €<br>Liquidità guadagnata: 0.96 €<br>Bitcoin venduti: -9.523694907044943e-05"], "type": "scatter", "x": ["2020-03-02T00:00:00", "2020-03-05T00:00:00", "2020-03-10T00:00:00", "2020-03-11T00:00:00", "2020-03-13T00:00:00", "2020-03-15T00:00:00", "2020-03-17T00:00:00", "2020-03-18T00:00:00", "2020-03-19T00:00:00", "2020-03-23T00:00:00", "2020-03-24T00:00:00", "2020-03-30T00:00:00", "2020-03-31T00:00:00", "2020-04-01T00:00:00", "2020-04-02T00:00:00", "2020-04-04T00:00:00", "2020-04-06T00:00:00", "2020-04-08T00:00:00", "2020-04-12T00:00:00", "2020-04-16T00:00:00", "2020-04-18T00:00:00", "2020-04-21T00:00:00", "2020-04-22T00:00:00", "2020-04-23T00:00:00", "2020-04-24T00:00:00", "2020-04-25T00:00:00", "2020-04-26T00:00:00", "2020-04-27T00:00:00", "2020-04-28T00:00:00", "2020-04-29T00:00:00", "2020-05-01T00:00:00", "2020-05-02T00:00:00", "2020-05-03T00:00:00", "2020-05-04T00:00:00", "2020-05-05T00:00:00", "2020-05-06T00:00:00", "2020-05-07T00:00:00", "2020-05-12T00:00:00", "2020-05-13T00:00:00", "2020-05-14T00:00:00", "2020-05-16T00:00:00", "2020-05-17T00:00:00", "2020-05-22T00:00:00", "2020-05-23T00:00:00", "2020-05-25T00:00:00", "2020-05-27T00:00:00", "2020-05-28T00:00:00", "2020-05-30T00:00:00", "2020-06-01T00:00:00", "2020-06-03T00:00:00", "2020-06-04T00:00:00", "2020-06-07T00:00:00", "2020-06-08T00:00:00", "2020-06-10T00:00:00", "2020-06-12T00:00:00", "2020-06-16T00:00:00", "2020-06-20T00:00:00", "2020-06-22T00:00:00", "2020-06-28T00:00:00", "2020-06-29T00:00:00", "2020-07-01T00:00:00", "2020-07-04T00:00:00", "2020-07-06T00:00:00", "2020-07-08T00:00:00", "2020-07-12T00:00:00", "2020-07-18T00:00:00", "2020-07-19T00:00:00", "2020-07-21T00:00:00", "2020-07-22T00:00:00", "2020-07-23T00:00:00", "2020-07-25T00:00:00", "2020-07-26T00:00:00", "2020-07-27T00:00:00", "2020-07-29T00:00:00", "2020-07-31T00:00:00", "2020-08-01T00:00:00", "2020-08-03T00:00:00", "2020-08-05T00:00:00", "2020-08-06T00:00:00", "2020-08-08T00:00:00", "2020-08-10T00:00:00", "2020-08-12T00:00:00", "2020-08-13T00:00:00", "2020-08-15T00:00:00", "2020-08-16T00:00:00", "2020-08-17T00:00:00", "2020-08-20T00:00:00", "2020-08-22T00:00:00", "2020-08-24T00:00:00", "2020-08-26T00:00:00", "2020-08-28T00:00:00", "2020-08-30T00:00:00", "2020-09-01T00:00:00"], "y": [7959.0, 8090.0, 6989.0, 7025.0, 4994.0, 4835.0, 4745.0, 4780.0, 5808.0, 5961.0, 6237.0, 5830.0, 5839.0, 6032.0, 6265.0, 6356.0, 6732.0, 6753.0, 6377.0, 6554.0, 6674.0, 6338.0, 6586.0, 6895.0, 6977.0, 6995.0, 7097.0, 7202.0, 7207.0, 8092.0, 7991.0, 8102.0, 8119.0, 8174.0, 8307.0, 8583.0, 9184.0, 8118.0, 8566.0, 9007.0, 8665.0, 8939.0, 8424.0, 8448.0, 8171.0, 8334.0, 8599.0, 8735.0, 9139.0, 8595.0, 8642.0, 8621.0, 8644.0, 8684.0, 8422.0, 8466.0, 8349.0, 8555.0, 8146.0, 8172.0, 8202.0, 8121.0, 8288.0, 8316.0, 8201.0, 8014.0, 8026.0, 8126.0, 8236.0, 8263.0, 8302.0, 8500.0, 9340.0, 9420.0, 9613.0, 9984.0, 9564.0, 9894.0, 9920.0, 9970.0, 10120.0, 9823.0, 9973.0, 10020.0, 10030.0, 10320.0, 10010.0, 9904.0, 9983.0, 9703.0, 9695.0, 9825.0, 10040.0]}], "layout": {"height": 1120, "hovermode": "closest", "legend": {"x": 0.01, "xanchor": "left", "y": 0.99, "yanchor": "top"}, "title": {"text": "Andamento dei prezzi e transazioni"}, "width": 1000, "xaxis": {"rangeslider": {"visible": true}, "title": {"text": "Data"}, "type": "date"}, "yaxis": {"title": {"text": "Prezzo (€)"}}}}
